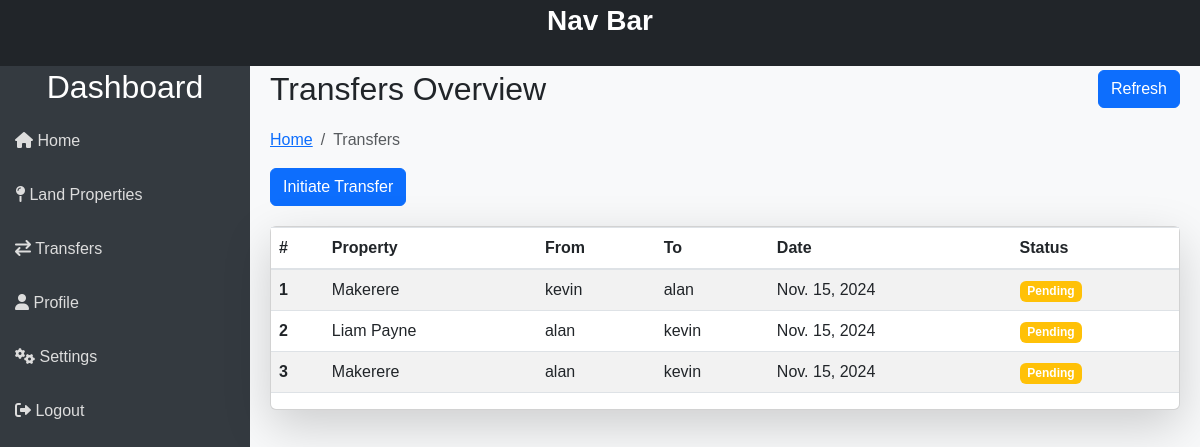
/properties/transfers/ (signed in), run on an earlier commit of the app's database.
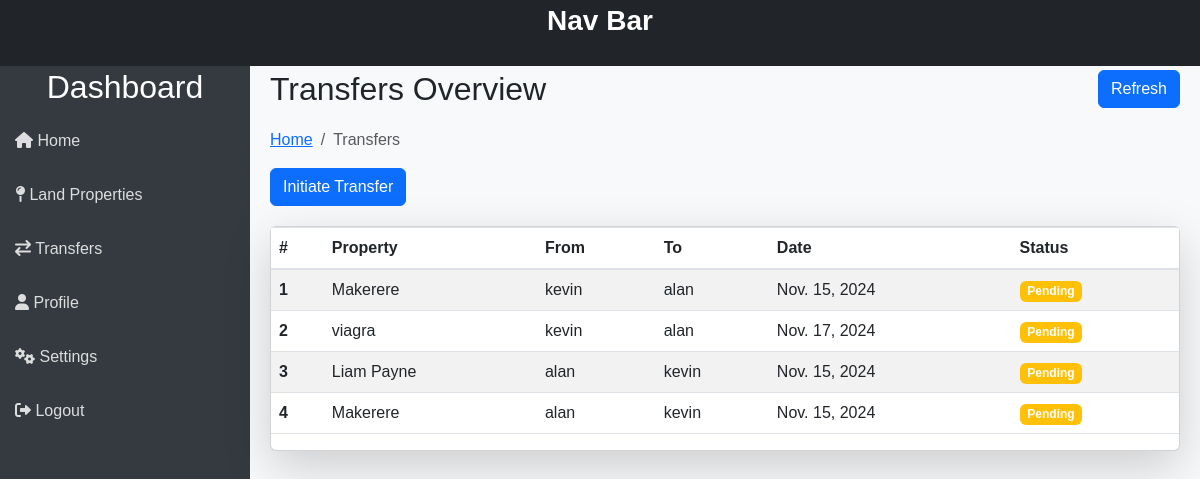
And on a later commit of the database.
### properties/models.py (models this page shows, shortened)
class OwnershipTransfer(models.Model):
    land_property = models.ForeignKey(LandProperty, on_delete=models.SET_NULL, related_name='transfers', null=True)
    current_owner = models.ForeignKey(User, on_delete=models.CASCADE, related_name='owned_transfers')
    new_owner = models.ForeignKey(User, on_delete=models.CASCADE, related_name='transfers')
    request_date = models.DateField(auto_now_add=True)
    status = models.IntegerField(default=1) # 0 Denied, 1 Pending, 2 Approved
    added_by = models.ForeignKey(User, on_delete=models.CASCADE, related_name='added_transfers')
    created_at = models.DateTimeField(auto_now_add=True)
    updated_at = models.DateTimeField(auto_now=True)

class LandProperty(models.Model):
    name = models.CharField(max_length=255)
    PID = models.CharField(max_length=255, null=True)
    owner = models.ForeignKey(User, on_delete=models.CASCADE, related_name='properties')
    location = models.OneToOneField(Location, on_delete=models.SET_NULL, null=True)
    size = models.DecimalField(max_digits=10, decimal_places=2) # Area In Acres
    valuation = models.DecimalField(max_digits=15, decimal_places=2)
    status = models.IntegerField(default=1) # 0 Deleted, 1 Available, 2 Under Transfer
    added_by = models.ForeignKey(User, on_delete=models.CASCADE, related_name='added_properties')
    created_at = models.DateTimeField(auto_now_add=True)
    updated_at = models.DateTimeField(auto_now=True)

### users/models.py (models this page shows, shortened)
class User(AbstractUser):
    role = models.IntegerField(default=3)  # 1 = Admin, 2 = Government Official, 3 = Landowner
    nin = models.CharField(max_length=15, blank=True, null=True)

### properties/views.py (the view)
# urls.py: path('transfers/', views.transfers, name="transfers"),  # Includes properties app URLs
def transfers(request):
    user = request.user
    property_transfers = OwnershipTransfer.objects.filter(
        models.Q(current_owner=user) | models.Q(new_owner=user)
    )
    context = {
        'transfers': property_transfers
    }
    return render(request, 'properties/transfers.html', context)

### properties/templates/properties/transfers.html (shortened to what this page needs)
{% extends "templates/index.html" %}
{% block content %}
<div class="main-content">
    <div class="header">
        <h2>Transfers Overview</h2>
        <button
            class="btn btn-primary"
            onclick="this.innerText='Loading...'; location.reload();"
        >
            Refresh
        </button>
    </div>
    <nav aria-label="breadcrumb">
        <ol class="breadcrumb">
            <li class="breadcrumb-item"><a href="{% url 'dashboard' %}">Home</a></li>
            <li class="breadcrumb-item active" aria-current="page">Transfers</li>
        </ol>
    </nav>
    <a href="{% url 'initiate_transfer' %}">
        <button class="btn btn-primary d-flex align-items-center">
             Initiate Transfer
        </button>
    </a>
    <div class="card bg-white shadow-lg">
        <table class="table table-striped">
            <thead>
                <tr>
                    <th scope="col">#</th>
                    <th scope="col">Property</th>
                    <th scope="col">From</th>
                    <th scope="col">To</th>
                    <th scope="col">Date</th>
                    <th scope="col">Status</th>
                </tr>
            </thead>
            <tbody>
                {% for transfer in transfers %}
                <tr>
                    <th scope="row">{{ forloop.counter }}</th>
                    <td>{{ transfer.land_property.name }}</td>
                    <td>{{ transfer.current_owner.username }}</td>
                    <td>{{ transfer.new_owner.username }}</td>
                    <td>{{ transfer.request_date }}</td>
                    <td>
                        {% if transfer.status == 1 %}
                            <span class="badge bg-warning">Pending</span>
                        {% elif transfer.status == 2 %}
                            <span class="badge bg-success">Successful</span>
                        {% else %}
                            <span class="badge bg-danger">Unknown</span>
                        {% endif %}
                    </td>
                </tr>
                {% endfor %}
            </tbody>
        </table>
    </div>
</div>
{% endblock %}

What changed in the data, as far as the page shows it:
added OwnershipTransfer: status "Pending"
